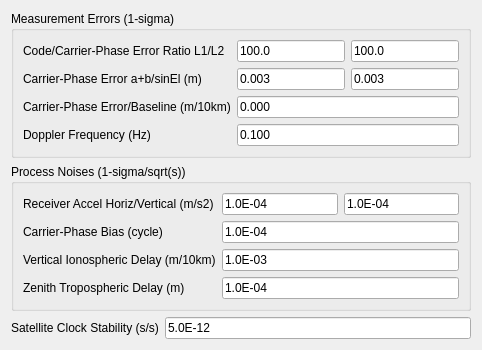
     <widget class="QWidget" name="TabSheet4">
      <property name="toolTip">
       <string/>
      </property>
      <attribute name="title">
       <string>S&amp;tatistics</string>
      </attribute>
      <layout class="QGridLayout" name="gridLayout_11">
       <item row="0" column="0" colspan="2">
        <widget class="QGroupBox" name="GroupBox3">
         <property name="toolTip">
          <string/>
         </property>
         <property name="title">
          <string>Measurement Errors (1-sigma)</string>
         </property>
         <layout class="QGridLayout" name="gridLayout_4">
          <item row="0" column="1">
           <widget class="QLineEdit" name="MeasErrR1">
            <property name="enabled">
             <bool>true</bool>
            </property>
            <property name="toolTip">
             <string/>
            </property>
            <property name="text">
             <string>100.0</string>
            </property>
           </widget>
          </item>
          <item row="0" column="2">
           <widget class="QLineEdit" name="MeasErrR2">
            <property name="enabled">
             <bool>true</bool>
            </property>
            <property name="toolTip">
             <string/>
            </property>
            <property name="text">
             <string>100.0</string>
            </property>
           </widget>
          </item>
          <item row="1" column="0">
           <widget class="QLabel" name="Label7">
            <property name="enabled">
             <bool>true</bool>
            </property>
            <property name="toolTip">
             <string/>
            </property>
            <property name="text">
             <string>Carrier-Phase Error a+b/sinEl (m)</string>
            </property>
           </widget>
          </item>
          <item row="1" column="1">
           <widget class="QLineEdit" name="MeasErr2">
            <property name="enabled">
             <bool>true</bool>
            </property>
            <property name="toolTip">
             <string/>
            </property>
            <property name="text">
             <string>0.003</string>
            </property>
           </widget>
          </item>
          <item row="1" column="2">
           <widget class="QLineEdit" name="MeasErr3">
            <property name="enabled">
             <bool>true</bool>
            </property>
            <property name="toolTip">
             <string/>
            </property>
            <property name="text">
             <string>0.003</string>
            </property>
           </widget>
          </item>
          <item row="2" column="0">
           <widget class="QLabel" name="Label16">
            <property name="enabled">
             <bool>true</bool>
            </property>
            <property name="toolTip">
             <string/>
            </property>
            <property name="text">
             <string>Carrier-Phase Error/Baseline (m/10km)</string>
            </property>
           </widget>
          </item>
          <item row="2" column="1" colspan="2">
           <widget class="QLineEdit" name="MeasErr4">
            <property name="enabled">
             <bool>true</bool>
            </property>
            <property name="toolTip">
             <string/>
            </property>
            <property name="text">
             <string>0.000</string>
            </property>
           </widget>
          </item>
          <item row="3" column="0">
           <widget class="QLabel" name="Label64">
            <property name="enabled">
             <bool>true</bool>
            </property>
            <property name="toolTip">
             <string/>
            </property>
            <property name="text">
             <string>Doppler Frequency (Hz)</string>
            </property>
           </widget>
          </item>
          <item row="3" column="1" colspan="2">
           <widget class="QLineEdit" name="MeasErr5">
            <property name="enabled">
             <bool>true</bool>
            </property>
            <property name="toolTip">
             <string/>
            </property>
            <property name="text">
             <string>0.100</string>
            </property>
           </widget>
          </item>
          <item row="0" column="0">
           <widget class="QLabel" name="Label6">
            <property name="enabled">
             <bool>true</bool>
            </property>
            <property name="toolTip">
             <string/>
            </property>
            <property name="text">
             <string>Code/Carrier-Phase Error Ratio L1/L2</string>
            </property>
           </widget>
          </item>
         </layout>
        </widget>
       </item>
       <item row="5" column="0">
        <widget class="QLabel" name="Label29">
         <property name="enabled">
          <bool>true</bool>
         </property>
         <property name="toolTip">
          <string/>
         </property>
         <property name="text">
          <string>Satellite Clock Stability (s/s)</string>
         </property>
        </widget>
       </item>
       <item row="5" column="1">
        <widget class="QLineEdit" name="SatClkStab">
         <property name="enabled">
          <bool>true</bool>
         </property>
         <property name="toolTip">
          <string/>
         </property>
         <property name="text">
          <string>5.0E-12</string>
         </property>
        </widget>
       </item>
       <item row="4" column="0" colspan="2">
        <widget class="QGroupBox" name="GroupBox4">
         <property name="toolTip">
          <string/>
         </property>
         <property name="title">
          <string>Process Noises (1-sigma/sqrt(s))</string>
         </property>
         <layout class="QGridLayout" name="gridLayout_5">
          <item row="1" column="0">
           <widget class="QLabel" name="Label26">
            <property name="enabled">
             <bool>true</bool>
            </property>
            <property name="toolTip">
             <string/>
            </property>
            <property name="text">
             <string>Carrier-Phase Bias (cycle)</string>
            </property>
           </widget>
          </item>
          <item row="2" column="1" colspan="2">
           <widget class="QLineEdit" name="PrNoise2">
            <property name="enabled">
             <bool>true</bool>
            </property>
            <property name="toolTip">
             <string/>
            </property>
            <property name="text">
             <string>1.0E-03</string>
            </property>
           </widget>
          </item>
          <item row="2" column="0">
           <widget class="QLabel" name="Label27">
            <property name="enabled">
             <bool>true</bool>
            </property>
            <property name="toolTip">
             <string/>
            </property>
            <property name="text">
             <string>Vertical Ionospheric Delay (m/10km)</string>
            </property>
           </widget>
          </item>
          <item row="0" column="0">
           <widget class="QLabel" name="Label10">
            <property name="enabled">
             <bool>true</bool>
            </property>
            <property name="toolTip">
             <string/>
            </property>
            <property name="text">
             <string>Receiver Accel Horiz/Vertical (m/s2)</string>
            </property>
           </widget>
          </item>
          <item row="0" column="1">
           <widget class="QLineEdit" name="PrNoise4">
            <property name="enabled">
             <bool>true</bool>
            </property>
            <property name="toolTip">
             <string/>
            </property>
            <property name="text">
             <string>1.0E-04</string>
            </property>
           </widget>
          </item>
          <item row="0" column="2">
           <widget class="QLineEdit" name="PrNoise5">
            <property name="enabled">
             <bool>true</bool>
            </property>
            <property name="toolTip">
             <string/>
            </property>
            <property name="text">
             <string>1.0E-04</string>
            </property>
           </widget>
          </item>
          <item row="3" column="0">
           <widget class="QLabel" name="Label28">
            <property name="enabled">
             <bool>true</bool>
            </property>
            <property name="toolTip">
             <string/>
            </property>
            <property name="text">
             <string>Zenith Tropospheric Delay (m)</string>
            </property>
           </widget>
          </item>
          <item row="3" column="1" colspan="2">
           <widget class="QLineEdit" name="PrNoise3">
            <property name="enabled">
             <bool>true</bool>
            </property>
            <property name="toolTip">
             <string/>
            </property>
            <property name="text">
             <string>1.0E-04</string>
            </property>
           </widget>
          </item>
          <item row="1" column="1" colspan="2">
           <widget class="QLineEdit" name="PrNoise1">
            <property name="enabled">
             <bool>true</bool>
            </property>
            <property name="toolTip">
             <string/>
            </property>
            <property name="text">
             <string>1.0E-04</string>
            </property>
           </widget>
          </item>
         </layout>
        </widget>
       </item>
      </layout>
     </widget>
